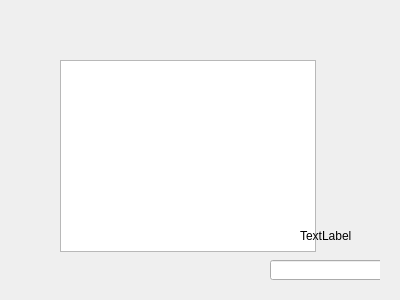
<?xml version="1.0" encoding="UTF-8"?>
<ui version="4.0">
 <class>FormamendTicket</class>
 <widget class="QWidget" name="FormamendTicket">
  <property name="geometry">
   <rect>
    <x>0</x>
    <y>0</y>
    <width>400</width>
    <height>300</height>
   </rect>
  </property>
  <property name="windowTitle">
   <string>Form</string>
  </property>
  <widget class="QTableWidget" name="tableWidget">
   <property name="geometry">
    <rect>
     <x>60</x>
     <y>60</y>
     <width>256</width>
     <height>192</height>
    </rect>
   </property>
  </widget>
  <widget class="QWidget" name="widget" native="true">
   <property name="geometry">
    <rect>
     <x>260</x>
     <y>210</y>
     <width>120</width>
     <height>80</height>
    </rect>
   </property>
   <widget class="QLabel" name="label">
    <property name="geometry">
     <rect>
      <x>40</x>
      <y>20</y>
      <width>54</width>
      <height>12</height>
     </rect>
    </property>
    <property name="text">
     <string>TextLabel</string>
    </property>
   </widget>
   <widget class="QLineEdit" name="lineEdit">
    <property name="geometry">
     <rect>
      <x>10</x>
      <y>50</y>
      <width>113</width>
      <height>20</height>
     </rect>
    </property>
   </widget>
  </widget>
 </widget>
 <resources/>
 <connections/>
</ui>
